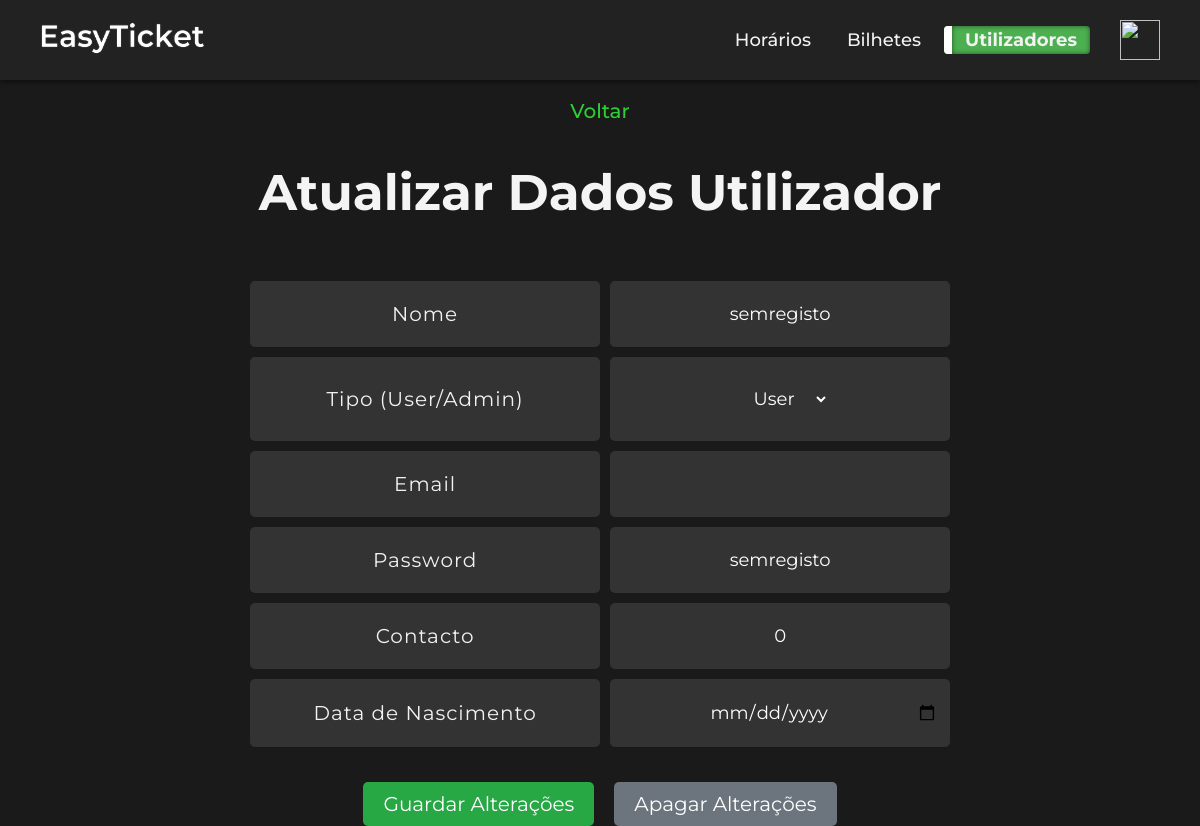
The page /utilizadores_editar.php (signed in) on the database its author committed.
### tables this page shows
CREATE TABLE `utilizadores` (
  `id_utilizador` int(11) NOT NULL,
  `nome_utilizador` varchar(50) NOT NULL,
  `tipo_utilizador` set('admin','user','semregisto') NOT NULL,
  `email_utilizador` varchar(50) NOT NULL,
  `password_utilizador` varchar(16) NOT NULL,
  `contacto_utilizador` int(9) NOT NULL,
  `data_nasc` date NOT NULL,
  `ativo` set('1','0') NOT NULL,
  `saldo` decimal(10,2) DEFAULT NULL
);

### utilizadores_editar.php (the view, shortened to what this page needs)
<?php
require_once('ligarbd.php');
$id_utilizador = isset($_GET['id']) ? $_GET['id'] : null;
require_once('menu.php');
$consulta = "SELECT * FROM utilizadores WHERE id_utilizador='".$id_utilizador."'";
$resultado = mysqli_query($basedados, $consulta);
$registo = mysqli_fetch_assoc($resultado);
?>
<html>
<head>
    <link href="style_editar.css" rel="stylesheet" type="text/css">
    <link rel="stylesheet" href="style_navbar.css">
</head>
<body>
<center>
    <br>
    <a href="utilizadores.php">Voltar</a>
    <br><br>
	<h1>Atualizar Dados Utilizador </h1>
	<br>
    <br>
    <form method="post" action="" autocomplete="off" id="editarForm">
            <table>
                <tr>
                    <td> Nome </td>
                    <td>
                        <input type="text" id="nome_utilizador" name="nome_utilizador" value="<?php echo $registo['nome_utilizador']; ?>" class="centered-input" onfocus="changeBackgroundColor(this, true)" onblur="changeBackgroundColor(this, false)" style="outline: none; box-shadow: none;">
                    </td>
                </tr>
                <tr>
                    <td> Tipo (User/Admin) </td>
                    <td>
                        <select name="tipo_utilizador" class="centered-input" onfocus="changeBackgroundColor(this, true)" onblur="changeBackgroundColor(this, false)"  style="outline: none; box-shadow: none;">
                            <option value="user" <?php echo ($registo['tipo_utilizador'] === 'user') ? 'selected' : ''; ?>>User</option>
                        </select>
                    </td>
                </tr>
                <tr>
                    <td> Email </td>
                    <td>
                        <input type="email" id="email_utilizador" name="email_utilizador" value="<?php echo $registo['email_utilizador']; ?>" class="centered-input" onfocus="changeBackgroundColor(this, true)" onblur="changeBackgroundColor(this, false)"  style="outline: none; box-shadow: none;">
                    </td>
                </tr>
                <tr>
                    <td> Password </td>
                    <td>
                        <input type="text" id="password" name="password_utilizador" value="<?php echo $registo['password_utilizador']; ?>" class="centered-input" onfocus="changeBackgroundColor(this, true)" onblur="changeBackgroundColor(this, false)"  style="outline: none; box-shadow: none;">
                    </td>
                </tr>
                <tr>
                    <td> Contacto </td>
                    <td>
                        <input type="text" name="contacto_utilizador" maxlength="9" value="<?php echo $registo['contacto_utilizador']; ?>" oninput="allowOnlyNumbers(event)" class="centered-input" onfocus="changeBackgroundColor(this, true)" onblur="changeBackgroundColor(this, false)" style="outline: none; box-shadow: none;">
                    </td>
                </tr>
                <tr>
                    <td> Data de Nascimento </td>
                    <td>
                        <input type="date" name="data_nasc" value="<?php echo $registo['data_nasc']; ?>" class="centered-input" onchange="validarAno(this)" onfocus="changeBackgroundColor(this, true)" onblur="changeBackgroundColor(this, false)"  style="outline: none; box-shadow: none;">
                    </td>
                </tr>
            </table>
            <div class="button-container">
                <input type="button" value="Guardar Alterações" onClick="confirmaatualizar();">
                <input type="reset" value="Apagar Alterações">
            </div>
        </form>
</center>
</body>
</html>

### style_navbar.css (style rules this page uses)
body { font-family: Arial, sans-serif; font-weight: 500; margin: 0; padding: 0; background-color: #1a1a1a; color: #f4f4f4; }
* { margin: 0; padding: 0; box-sizing: border-box; font-family: 'Montserrat', sans-serif; user-select: none; -moz-user-select: none; -webkit-user-select: none; -ms-user-select: none; -webkit-user-drag: none; -khtml-user-drag: none; -moz-user-drag: none; -o-user-drag: none; }
span,svg, button,input, img:active, a:active { -webkit-tap-highlight-color: rgba(0, 0, 0, 0); -webkit-focus-ring-color: rgba(0, 0, 0, 0); outline: none !important; }
@media screen and (max-width: 1919px) and (min-width: 501px) { h1 { font-size: 50px; margin-top: 20px; } }
@media screen and (max-width: 1919px) and (min-width: 501px) { body { font-family: Arial, sans-serif; font-weight: 500; margin: 0; padding: 0; background-color: #1a1a1a; color: #f4f4f4; } }
@media screen and (max-width: 1919px) and (min-width: 501px) { a { color: #2ece36; font-weight: 500; font-size: 20px; text-decoration: none; transition: color 0.3s ease; } }

### style_editar.css (style rules this page uses)
* { margin: 0; padding: 0; box-sizing: border-box; font-family: 'Montserrat', sans-serif; }
body { font-family: Arial, sans-serif; font-weight: 500; margin: 0; padding: 0; background-color: #0c0c0c; color: #f2f2f2; }
table { width: 60%; margin: 10 auto; border-collapse: separate; border-spacing: 10px; text-align: center; letter-spacing: 1px; }
td { background-color: #333; color: #f2f2f2; padding: 12px; border-radius: 5px; font-size: 20px; }
.centered-input { text-align: center; align-items: center; justify-content: center; vertical-align: middle; height: 100%; font-size: 18px; margin-top: 10px; }
select { font-size: 16px; padding: 8px; margin-bottom: 10px; background-color: #333; color: white; border: none; border-radius: 5px; }
select option { font-weight: bold; }
input[type="text"], input[type="email"], input[type="date"] { background-color: #333; color: white; font-size: 18px; border-radius: 5px; border: none; margin-bottom: 10px; width: 100%; text-align: center; margin-top: 10px; }
input[type="submit"],input[type="button"], input[type="reset"] { background-color: #333; font-size: 20px; color: white; padding: 15px 20px; border: none; border-radius: 5px; cursor: pointer; transition: all 0.3s ease; }
.button-container { display: flex; justify-content: center; margin-top: 25px; }
.button-container input[type="button"], .button-container input[type="reset"] { padding: 10px 20px; border: none; border-radius: 5px; cursor: pointer; transition: background-color 0.3s ease; margin: 0 10px; }
.button-container input[type="button"] { background-color: #28a745; color: #fff; }
.button-container input[type="reset"] { background-color: #6c757d; color: #fff; }

### rows shown on the page
utilizadores: nome_utilizador "semregisto", password_utilizador "semregisto", contacto_utilizador "0"
